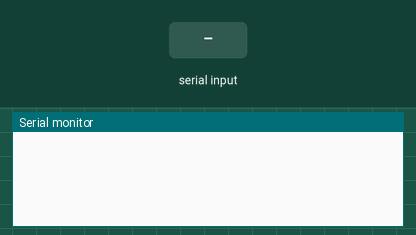
This sketch was run on a simulated ESP32. Parts: the last lines printed to the serial monitor. The inputs (shaded band) are chosen by the test bench. Nothing arrives over Bluetooth unless stated.

Above: at 2.2 s.
2.3 s: "ds\n" received over the second serial link
At 3.0 s:
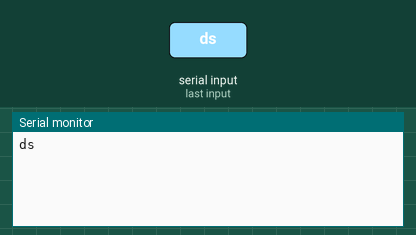
3.8 s: "1\n" received over the second serial link
At 4.2 s:
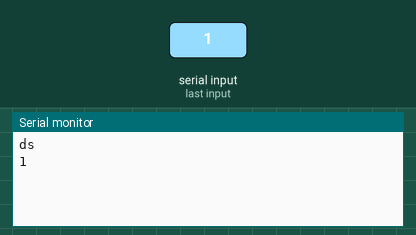

Measured:
- after the input at 2.3 s, the serial monitor: prints a new line at once (image 1)
- after the input at 3.8 s, the serial monitor: prints a new line at once (image 2)

The sketch:

temiz_sunucu_kodu.ino
```cpp
#include "BluetoothSerial.h"
BluetoothSerial SerialBT;
int menuGonderildi = 0;


void setup() {
 Serial.begin(115200);
 delay(1000);
 SerialBT.begin("ESP32_SUNUCU");
}


void loop() {
    /* ---- CLIENT'tan gelenler ---- */
  if (SerialBT.available()) {
    String gelen = SerialBT.readStringUntil('\n');
    gelen.trim();
    Serial.println(gelen);
    if (gelen == "ds") {
      SerialBT.disconnect();
      menuGonderildi = 0;
      }

  }
 if (SerialBT.hasClient() && menuGonderildi == 0) {
    menuGonderildi = 1;
    drawMainUI();
  }
}


void drawMainUI() {
  SerialBT.println("rotation(0)");
  delay(150);

  // index 0 - Baslik
  SerialBT.println("clear(0xCD0E0E)");
  delay(80);
  SerialBT.println("button(35,170,160,48,0x7C5CFF,0xFFFFFF,disconnect,ds,1)");

}
```
